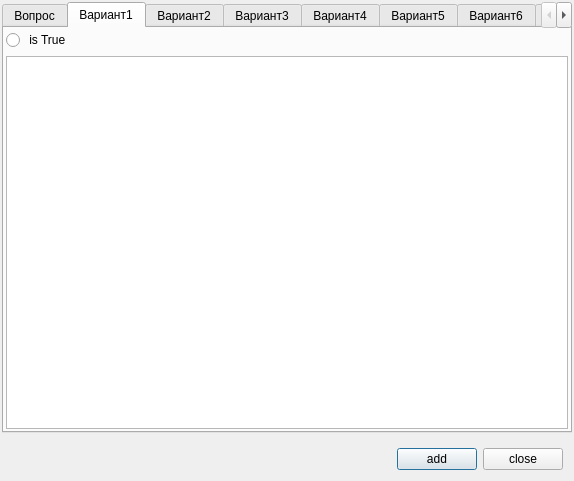
<?xml version="1.0" encoding="UTF-8"?>
<ui version="4.0">
 <class>DlgAddTest</class>
 <widget class="QDialog" name="DlgAddTest">
  <property name="geometry">
   <rect>
    <x>0</x>
    <y>0</y>
    <width>574</width>
    <height>481</height>
   </rect>
  </property>
  <property name="windowTitle">
   <string>Редактор вопросов</string>
  </property>
  <layout class="QVBoxLayout" name="verticalLayout_10">
   <property name="leftMargin">
    <number>2</number>
   </property>
   <property name="topMargin">
    <number>2</number>
   </property>
   <property name="rightMargin">
    <number>2</number>
   </property>
   <property name="bottomMargin">
    <number>2</number>
   </property>
   <item>
    <widget class="QTabWidget" name="tabWidget">
     <property name="currentIndex">
      <number>1</number>
     </property>
     <widget class="QWidget" name="tab">
      <attribute name="title">
       <string>Вопрос</string>
      </attribute>
      <layout class="QVBoxLayout" name="verticalLayout">
       <property name="leftMargin">
        <number>2</number>
       </property>
       <property name="topMargin">
        <number>2</number>
       </property>
       <property name="rightMargin">
        <number>2</number>
       </property>
       <property name="bottomMargin">
        <number>2</number>
       </property>
       <item>
        <widget class="QTextEdit" name="textEdit"/>
       </item>
      </layout>
     </widget>
     <widget class="QWidget" name="Var1">
      <attribute name="title">
       <string>Вариант1</string>
      </attribute>
      <layout class="QVBoxLayout" name="verticalLayout_2">
       <property name="spacing">
        <number>6</number>
       </property>
       <property name="leftMargin">
        <number>2</number>
       </property>
       <property name="topMargin">
        <number>2</number>
       </property>
       <property name="rightMargin">
        <number>2</number>
       </property>
       <property name="bottomMargin">
        <number>2</number>
       </property>
       <item>
        <widget class="QRadioButton" name="radioButton">
         <property name="text">
          <string> is True</string>
         </property>
         <property name="autoExclusive">
          <bool>false</bool>
         </property>
        </widget>
       </item>
       <item>
        <widget class="QTextEdit" name="textEdit_2"/>
       </item>
      </layout>
     </widget>
     <widget class="QWidget" name="tab_2">
      <attribute name="title">
       <string>Вариант2</string>
      </attribute>
      <layout class="QVBoxLayout" name="verticalLayout_3">
       <property name="spacing">
        <number>6</number>
       </property>
       <property name="leftMargin">
        <number>2</number>
       </property>
       <property name="topMargin">
        <number>2</number>
       </property>
       <property name="rightMargin">
        <number>2</number>
       </property>
       <property name="bottomMargin">
        <number>2</number>
       </property>
       <item>
        <widget class="QRadioButton" name="radioButton_2">
         <property name="text">
          <string> is True</string>
         </property>
        </widget>
       </item>
       <item>
        <widget class="QTextEdit" name="textEdit_3"/>
       </item>
      </layout>
     </widget>
     <widget class="QWidget" name="tab_3">
      <attribute name="title">
       <string>Вариант3</string>
      </attribute>
      <layout class="QVBoxLayout" name="verticalLayout_4">
       <property name="leftMargin">
        <number>2</number>
       </property>
       <property name="topMargin">
        <number>2</number>
       </property>
       <property name="rightMargin">
        <number>2</number>
       </property>
       <property name="bottomMargin">
        <number>2</number>
       </property>
       <item>
        <widget class="QRadioButton" name="radioButton_3">
         <property name="text">
          <string> is True</string>
         </property>
        </widget>
       </item>
       <item>
        <widget class="QTextEdit" name="textEdit_4"/>
       </item>
      </layout>
     </widget>
     <widget class="QWidget" name="tab_4">
      <attribute name="title">
       <string>Вариант4</string>
      </attribute>
      <layout class="QVBoxLayout" name="verticalLayout_5">
       <property name="leftMargin">
        <number>2</number>
       </property>
       <property name="topMargin">
        <number>2</number>
       </property>
       <property name="rightMargin">
        <number>2</number>
       </property>
       <property name="bottomMargin">
        <number>2</number>
       </property>
       <item>
        <widget class="QRadioButton" name="radioButton_4">
         <property name="text">
          <string> is True</string>
         </property>
        </widget>
       </item>
       <item>
        <widget class="QTextEdit" name="textEdit_5"/>
       </item>
      </layout>
     </widget>
     <widget class="QWidget" name="tab_5">
      <attribute name="title">
       <string>Вариант5</string>
      </attribute>
      <layout class="QVBoxLayout" name="verticalLayout_6">
       <property name="leftMargin">
        <number>2</number>
       </property>
       <property name="topMargin">
        <number>2</number>
       </property>
       <property name="rightMargin">
        <number>2</number>
       </property>
       <property name="bottomMargin">
        <number>2</number>
       </property>
       <item>
        <widget class="QRadioButton" name="radioButton_5">
         <property name="text">
          <string> is True</string>
         </property>
        </widget>
       </item>
       <item>
        <widget class="QTextEdit" name="textEdit_6"/>
       </item>
      </layout>
     </widget>
     <widget class="QWidget" name="tab_6">
      <attribute name="title">
       <string>Вариант6</string>
      </attribute>
      <layout class="QVBoxLayout" name="verticalLayout_7">
       <property name="leftMargin">
        <number>2</number>
       </property>
       <property name="topMargin">
        <number>2</number>
       </property>
       <property name="rightMargin">
        <number>2</number>
       </property>
       <property name="bottomMargin">
        <number>2</number>
       </property>
       <item>
        <widget class="QRadioButton" name="radioButton_6">
         <property name="text">
          <string> is True</string>
         </property>
        </widget>
       </item>
       <item>
        <widget class="QTextEdit" name="textEdit_7"/>
       </item>
      </layout>
     </widget>
     <widget class="QWidget" name="tab_7">
      <attribute name="title">
       <string>Вариант7</string>
      </attribute>
      <layout class="QVBoxLayout" name="verticalLayout_8">
       <property name="leftMargin">
        <number>2</number>
       </property>
       <property name="topMargin">
        <number>2</number>
       </property>
       <property name="rightMargin">
        <number>2</number>
       </property>
       <property name="bottomMargin">
        <number>2</number>
       </property>
       <item>
        <widget class="QRadioButton" name="radioButton_7">
         <property name="text">
          <string> is True</string>
         </property>
        </widget>
       </item>
       <item>
        <widget class="QTextEdit" name="textEdit_8"/>
       </item>
      </layout>
     </widget>
     <widget class="QWidget" name="tab_8">
      <attribute name="title">
       <string>Вариант8</string>
      </attribute>
      <layout class="QVBoxLayout" name="verticalLayout_9">
       <property name="leftMargin">
        <number>2</number>
       </property>
       <property name="topMargin">
        <number>2</number>
       </property>
       <property name="rightMargin">
        <number>2</number>
       </property>
       <property name="bottomMargin">
        <number>2</number>
       </property>
       <item>
        <widget class="QRadioButton" name="radioButton_8">
         <property name="text">
          <string> is True</string>
         </property>
        </widget>
       </item>
       <item>
        <widget class="QTextEdit" name="textEdit_9"/>
       </item>
      </layout>
     </widget>
    </widget>
   </item>
   <item>
    <widget class="QWidget" name="widget_2" native="true">
     <layout class="QHBoxLayout" name="horizontalLayout_2">
      <item>
       <spacer name="horizontalSpacer">
        <property name="orientation">
         <enum>Qt::Horizontal</enum>
        </property>
        <property name="sizeHint" stdset="0">
         <size>
          <width>40</width>
          <height>20</height>
         </size>
        </property>
       </spacer>
      </item>
      <item>
       <widget class="QPushButton" name="pushButton">
        <property name="text">
         <string>add</string>
        </property>
       </widget>
      </item>
      <item>
       <widget class="QPushButton" name="pushButton_2">
        <property name="text">
         <string>close</string>
        </property>
       </widget>
      </item>
     </layout>
    </widget>
   </item>
  </layout>
 </widget>
 <resources/>
 <connections/>
</ui>
